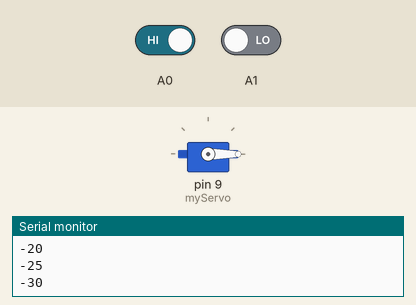
Recording of a sketch running on a simulated Arduino Uno, built with avr-gcc and run on an emulated ATmega328P. On the bench: servo, the last lines printed to the serial monitor. The test bench sets the inputs (shaded band); at power-on: A0 HIGH, A1 LOW.

Above: at 1.2 s.
1.3 s: A0 driven LOW and A1 driven HIGH
At 1.91 s:
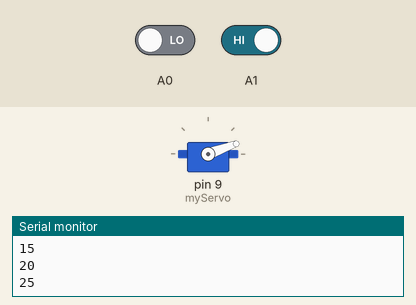
At 3.9 s:
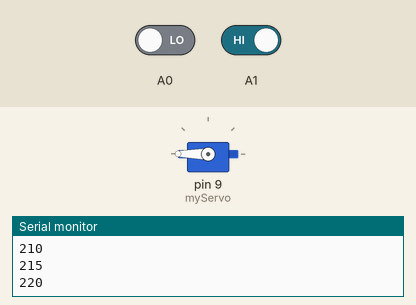
4.3 s: A0 driven HIGH
5.8 s: A1 driven LOW
At 6.79 s:
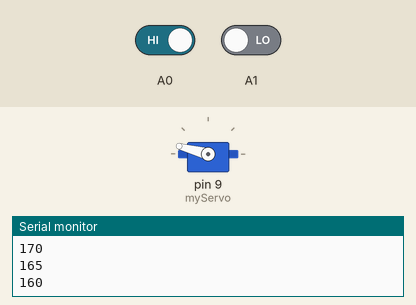
Timing chart, 0 to 9.9 s (numbered marks = the images above; inputs shaded):
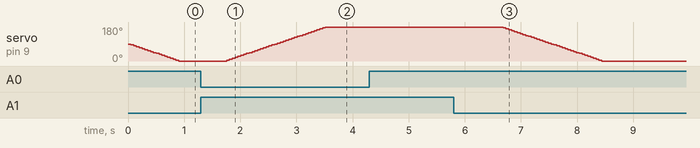

The sketch:

two_ldr_solar_tracker.ino
```cpp
#include <Servo.h>
Servo myServo;

int ldr1;
int ldr2;

int angle=90;

void setup() {
  // put your setup code here, to run once:
  Serial.begin(9600);
  myServo.attach(9);
}

void loop() {
  // put your main code here, to run repeatedly:
  myServo.write(angle);
  ldr1=digitalRead(A0);
  ldr2=digitalRead(A1);
  //Serial.println(ldr1);
  //Serial.println(ldr2);


  if(ldr1==0 && ldr2==1){
    angle=angle+5;
  }
  else if(ldr1==1 && ldr2==0){
    angle=angle-5;
  }
  Serial.println(angle);
  delay(50);
}
```

Measured:
- after the input at 1.3 s, servo on pin 9 (myServo): moves from 0° to 180° over 1.8 s, starting after 0.46 s
- after the input at 5.8 s, servo on pin 9 (myServo): moves from 180° to 0° over 1.8 s, starting after 0.88 s
